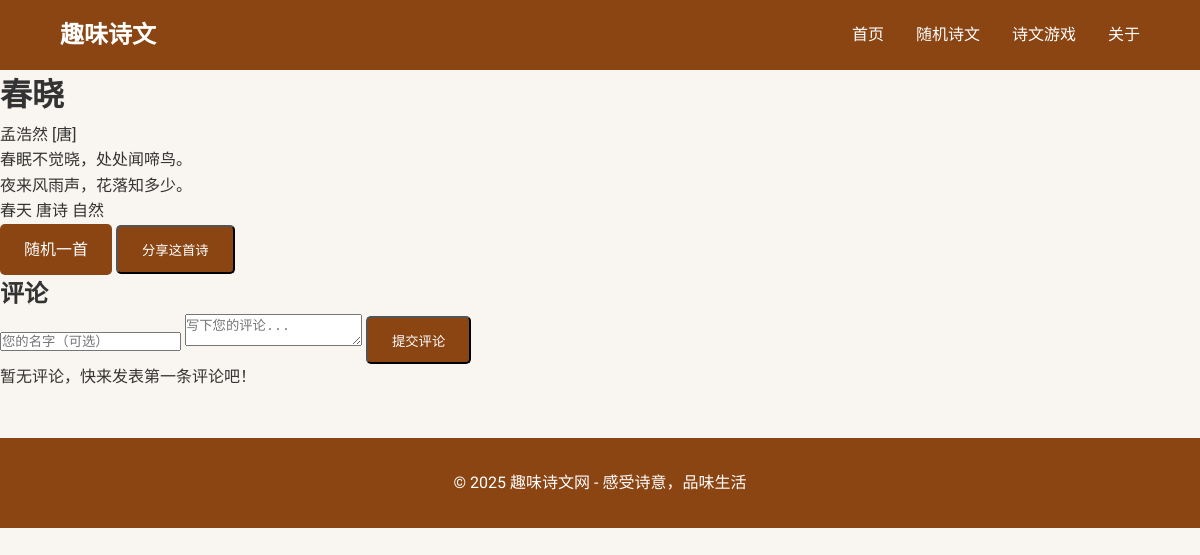
The app's page /poem/2 with its own data.
### app.py (models this page shows)
class Poem(db.Model):
    id = db.Column(db.Integer, primary_key=True)
    title = db.Column(db.String(100), nullable=False)
    author = db.Column(db.String(50), nullable=False)
    content = db.Column(db.Text, nullable=False)
    dynasty = db.Column(db.String(20))
    tags = db.Column(db.String(100))
    created_at = db.Column(db.DateTime, default=datetime.utcnow)
    comments = db.relationship('Comment', backref='poem', lazy=True)

### app.py (the view)
@app.route('/poem/<int:poem_id>')
def poem_detail(poem_id):
    poem = Poem.query.get_or_404(poem_id)
    return render_template('poem_detail.html', poem=poem)

### templates/poem_detail.html (shortened to what this page needs)
{% extends "base.html" %}
{% block content %}
<div class="poem-detail">
    <h1>{{ poem.title }}</h1>
    <p class="author-dynasty">{{ poem.author }} [{{ poem.dynasty }}]</p>
    <div class="poem-content">
        {% for line in poem.content.split('\n') %}
        <p>{{ line }}</p>
        {% endfor %}
    </div>
    <div class="poem-tags">
        {% for tag in poem.tags.split(',') %}
        <span class="tag">{{ tag }}</span>
        {% endfor %}
    </div>
    <div class="actions">
        <a href="{{ url_for('random_poem') }}" class="btn">随机一首</a>
        <button onclick="sharePoem()" class="btn">分享这首诗</button>
    </div>
</div>
<div class="comments-section">
    <h2>评论</h2>
    <form class="comment-form" action="{{ url_for('add_comment', poem_id=poem.id) }}" method="post">
        <input type="text" name="username" placeholder="您的名字（可选）" class="form-input">
        <textarea name="content" placeholder="写下您的评论..." required class="form-textarea"></textarea>
        <button type="submit" class="btn">提交评论</button>
    </form>
    <div class="comments-list">
        {% for comment in poem.comments|sort(attribute='created_at', reverse=True) %}
        <div class="comment">
            <p class="comment-author">{{ comment.username }}</p>
            <p class="comment-content">{{ comment.content }}</p>
            <p class="comment-date">{{ comment.created_at.strftime('%Y-%m-%d %H:%M') }}</p>
        </div>
        {% else %}
        <p>暂无评论，快来发表第一条评论吧！</p>
        {% endfor %}
    </div>
</div>
{% endblock %}

### static/css/style.css (style rules this page uses)
* { margin: 0; padding: 0; box-sizing: border-box; }
body { font-family: 'ZCOOL QingKe HuangYou', cursive; line-height: 1.6; color: #333; background-color: #f9f5f0; }
.btn { display: inline-block; background: #8b4513; color: white; padding: 0.8rem 1.5rem; text-decoration: none; border-radius: 5px; transition: background 0.3s; }

### records on screen
Poem: title "春晓", author "孟浩然", dynasty "唐"

### other values on screen
{{ line }} "春眠不觉晓，处处闻啼鸟。" "夜来风雨声，花落知多少。"
{{ tag }} "春天" "唐诗" "自然"
